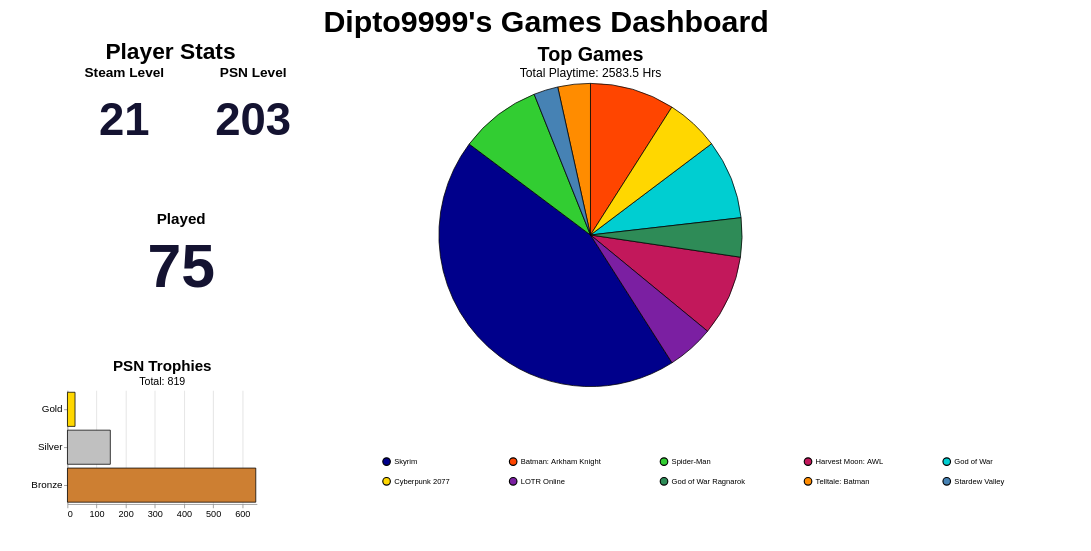

Express this chart as Vega-Lite.
### Vega-Lite specification from a JSON file in a GitHub repository (floating-point values rounded to 4 significant figures)
{"config": {"view": {"continuousWidth": 300, "continuousHeight": 300, "strokeOpacity": 0, "strokeWidth": 1.5}, "axis": {"labelFontSize": 12, "titleFontSize": 16}, "legend": {"labelFontSize": 10, "titleFontSize": 16}}, "hconcat": [{"vconcat": [{"hconcat": [{"data": {"name": "data-5d6aeba095252c326bbbfd5f7abdc85a"}, "mark": {"type": "text", "align": "center", "baseline": "middle", "color": "#141331", "fontSize": 60, "fontWeight": "bold"}, "encoding": {"text": {"field": "Value", "type": "quantitative"}, "x": {"axis": null, "field": "Metric", "type": "nominal"}, "y": {"value": 50}}, "height": 150, "title": {"text": "Steam Level", "anchor": "middle", "fontSize": 18}, "width": 150}, {"data": {"name": "data-a5e7bf3d3c23375364da31503b1c1522"}, "mark": {"type": "text", "align": "center", "baseline": "middle", "color": "#141331", "fontSize": 60, "fontWeight": "bold"}, "encoding": {"text": {"field": "Value", "type": "quantitative"}, "x": {"axis": null, "field": "Metric", "type": "nominal"}, "y": {"value": 50}}, "height": 150, "title": {"text": "PSN Level", "anchor": "middle", "fontSize": 18}, "width": 150}]}, {"data": {"name": "data-f92fda34e60c9398559b222b3710afa3"}, "mark": {"type": "text", "align": "center", "baseline": "middle", "color": "#141331", "fontSize": 80, "fontWeight": "bold"}, "encoding": {"text": {"field": "Value", "type": "quantitative"}, "x": {"axis": null, "field": "Metric", "type": "nominal"}, "y": {"value": 50}}, "height": 150, "title": {"text": "Played", "anchor": "middle", "fontSize": 20}, "width": 300}, {"data": {"name": "data-20be33eed370b6a71be23721eb6cec08"}, "mark": {"type": "bar", "stroke": "black", "strokeWidth": 1}, "encoding": {"color": {"field": "type", "legend": null, "scale": {"domain": ["Platinum", "Gold", "Silver", "Bronze"], "range": ["#B9F2FF", "#FFD700", "#C0C0C0", "#CD7F32"]}, "type": "nominal"}, "tooltip": [{"field": "type", "title": "Trophy", "type": "nominal"}, {"field": "count", "title": "Count", "type": "quantitative"}], "x": {"axis": {"tickMinStep": 1, "title": ""}, "field": "count", "type": "quantitative"}, "y": {"axis": {"labelFontSize": 13, "title": ""}, "field": "type", "sort": ["Platinum", "Gold", "Silver", "Bronze"], "type": "nominal"}}, "height": 150, "title": {"text": "PSN Trophies", "anchor": "middle", "fontSize": 20, "subtitle": "Total: 819", "subtitleFontSize": 14}, "width": 250}], "title": {"text": "Player Stats", "anchor": "middle", "fontSize": 30}}, {"data": {"name": "data-9b664f9b7f3c783f8c6e3336eb19f5a0"}, "mark": {"type": "arc", "stroke": "black", "strokeWidth": 1}, "encoding": {"color": {"field": "name", "legend": {"columnPadding": 75, "columns": 5, "direction": "horizontal", "labelFontSize": 10, "orient": "bottom", "padding": 75, "rowPadding": 10, "title": "", "titleAlign": "center", "titleFontSize": 16}, "scale": {"range": ["#00008B", "#FF4500", "#32CD32", "#C2185B", "#00CED1", "#FFD700", "#7B1FA2", "#2E8B57", "#FF8C00", "#4682B4", "#808080", "#8B0000", "#20B2AA", "#E91E63", "#006400"]}, "sort": null, "type": "nominal"}, "theta": {"field": "playtime_percentage", "type": "quantitative"}, "tooltip": [{"field": "name", "title": "Game", "type": "nominal"}, {"field": "playtime_forever", "format": ".1f", "title": "Time (Hrs)", "type": "quantitative"}, {"field": "playtime_percentage", "format": ".2f", "title": "Playtime (%)", "type": "quantitative"}]}, "height": 400, "title": {"text": "Top Games", "anchor": "middle", "fontSize": 26, "subtitle": "Total Playtime: 2583.5 Hrs", "subtitleFontSize": 16}, "width": 700}], "padding": {"left": 40, "right": 40, "top": 10, "bottom": 10}, "resolve": {"scale": {"color": "independent"}}, "title": {"text": "Dipto9999's Games Dashboard", "anchor": "middle", "fontSize": 40}, "$schema": "https://vega.github.io/schema/vega-lite/v6.4.1.json", "datasets": {"data-5d6aeba095252c326bbbfd5f7abdc85a": [{"Metric": "Steam Level", "Value": 21}], "data-a5e7bf3d3c23375364da31503b1c1522": [{"Metric": "PSN Level", "Value": 203}], "data-f92fda34e60c9398559b222b3710afa3": [{"Metric": "Played", "Value": 75}], "data-20be33eed370b6a71be23721eb6cec08": [{"type": "Gold", "count": 26}, {"type": "Silver", "count": 147}, {"type": "Bronze", "count": 646}], "data-9b664f9b7f3c783f8c6e3336eb19f5a0": [{"name": "Skyrim", "playtime_forever": 845.3, "playtime_percentage": 44.28}, {"name": "Batman: Arkham Knight", "playtime_forever": 172.2, "playtime_percentage": 9.02}, {"name": "Spider-Man", "playtime_forever": 166.1, "playtime_percentage": 8.7}, {"name": "Harvest Moon: AWL", "playtime_forever": 164.3, "playtime_percentage": 8.61}, {"name": "God of War", "playtime_forever": 161.5, "playtime_percentage": 8.46}, {"name": "Cyberpunk 2077", "playtime_forever": 108.8, "playtime_percentage": 5.7}, {"name": "LOTR Online", "playtime_forever": 95.7, "playtime_percentage": 5.01}, {"name": "God of War Ragnarok", "playtime_forever": 79.36, "playtime_percentage": 4.16}, {"name": "Telltale: Batman", "playtime_forever": 66.22, "playtime_percentage": 3.47}, {"name": "Stardew Valley", "playtime_forever": 49.5, "playtime_percentage": 2.59}]}}
